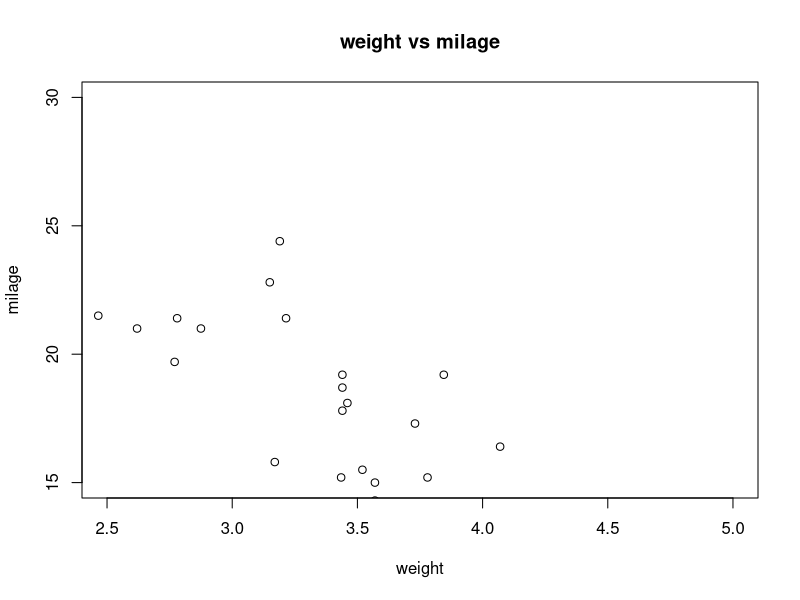

This chart was generated by the following R code:
input<-mtcars[,c('wt','mpg')]
png(file="scatterplot.png")
plot(x=input$wt,y=input$mpg,xlab="weight",ylab="milage",xlim=c(2.5,5),ylim=c(15,30),main="weight vs milage")
dev.off()